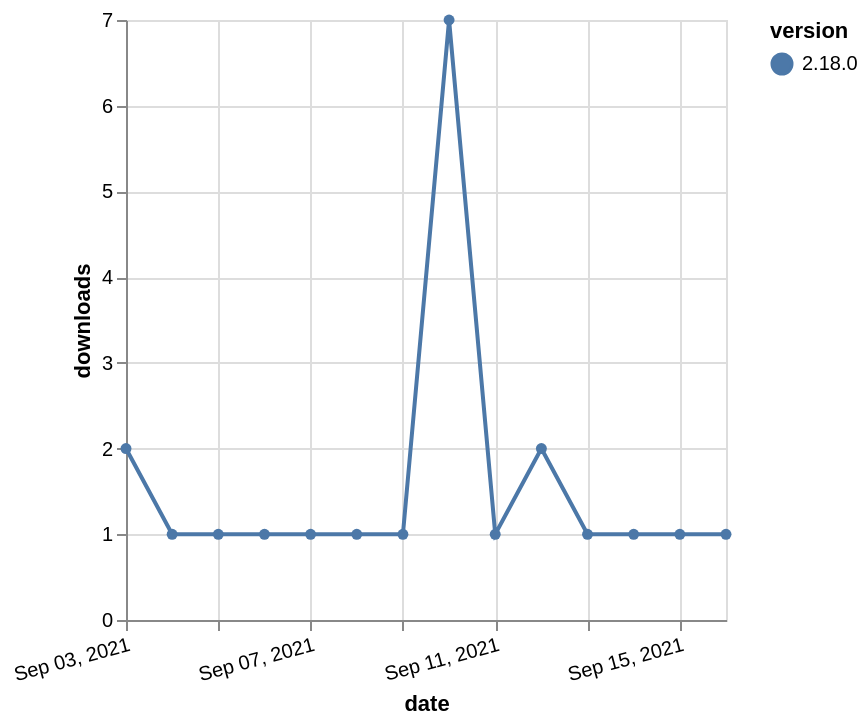

This figure's Vega-Lite source:
### Vega-Lite specification from a JSON file in a GitHub repository (floating-point values rounded to 4 significant figures)
{"$schema": "https://vega.github.io/schema/vega-lite/v5.json", "description": "A simple bar chart with embedded data.", "data": {"values": [{"date": "2021-09-03", "total": 503, "delta": 2, "version": "2.18.0"}, {"date": "2021-09-04", "total": 504, "delta": 1, "version": "2.18.0"}, {"date": "2021-09-05", "total": 505, "delta": 1, "version": "2.18.0"}, {"date": "2021-09-06", "total": 506, "delta": 1, "version": "2.18.0"}, {"date": "2021-09-07", "total": 507, "delta": 1, "version": "2.18.0"}, {"date": "2021-09-08", "total": 508, "delta": 1, "version": "2.18.0"}, {"date": "2021-09-09", "total": 509, "delta": 1, "version": "2.18.0"}, {"date": "2021-09-10", "total": 516, "delta": 7, "version": "2.18.0"}, {"date": "2021-09-11", "total": 517, "delta": 1, "version": "2.18.0"}, {"date": "2021-09-12", "total": 519, "delta": 2, "version": "2.18.0"}, {"date": "2021-09-13", "total": 520, "delta": 1, "version": "2.18.0"}, {"date": "2021-09-14", "total": 521, "delta": 1, "version": "2.18.0"}, {"date": "2021-09-15", "total": 522, "delta": 1, "version": "2.18.0"}, {"date": "2021-09-16", "total": 523, "delta": 1, "version": "2.18.0"}]}, "width": "container", "mark": {"type": "line", "point": {"filled": true}}, "encoding": {"x": {"field": "date", "type": "temporal", "timeUnit": "yearmonthdate", "title": "date", "axis": {"labelAngle": -15}}, "y": {"field": "delta", "type": "quantitative", "title": "downloads"}, "color": {"field": "version", "type": "nominal"}, "tooltip": {"field": "delta"}}}
